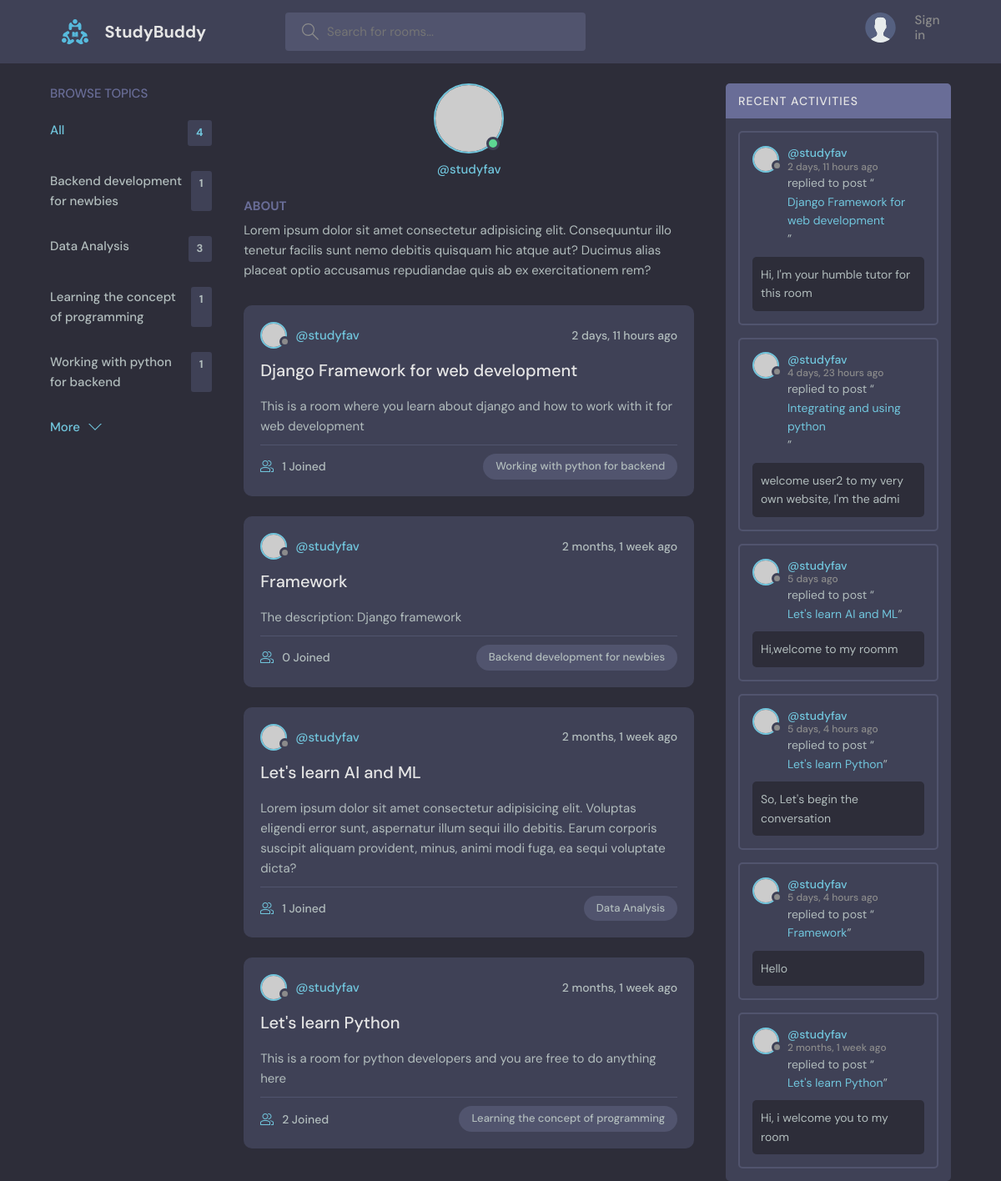
Before: /profile/1 with the older database file.
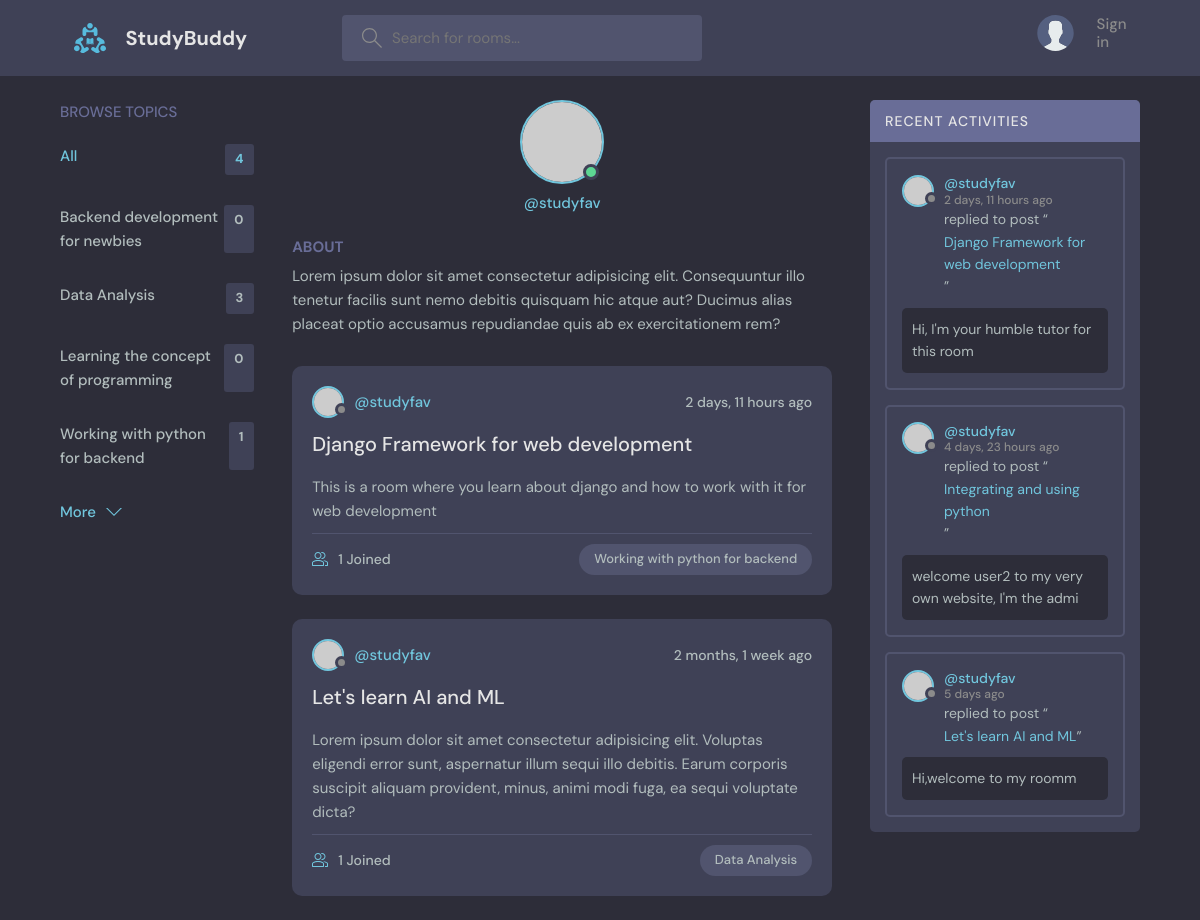
After: the same page with the newer database file.
### base/models.py (models this page shows, shortened)
class Topic(models.Model):
  name = models.CharField(max_length=200)

class Room(models.Model):
  host = models.ForeignKey(User, on_delete=models.SET_NULL, null=True)
  topic = models.ForeignKey(Topic, on_delete=models.SET_NULL, null=True)
  name = models.CharField(max_length=200)
  description = models.TextField(null=True, blank=True)
  participants = models.ManyToManyField(User, related_name="participants", blank=True)
  updated = models.DateTimeField(auto_now=True)
  created = models.DateTimeField(auto_now_add=True)
  class Meta:
    ordering = ['-updated', '-created']
  def __str__(self):
    return self.name

class Message(models.Model):
  user = models.ForeignKey(User, on_delete=models.CASCADE)
  room = models.ForeignKey(Room, on_delete=models.CASCADE)
  body = models.TextField()
  updated = models.DateTimeField(auto_now=True)
  created = models.DateTimeField(auto_now_add=True)
  class Meta:
    ordering = ['-updated', '-created']
  def __str__(self):
    return self.body[0:50]

### base/views.py (the view)
# urls.py: path('profile/<str:pk>', views.userProfile, name='user-profile'),
def userProfile(request, pk):
  user =User.objects.get(id=pk)
  rooms = user.room_set.all()
  room_messages = user.message_set.all()
  topics = Topic.objects.all()
  context = {'user': user, 'rooms': rooms, 'room_messages': room_messages, 'topics': topics}
  return render(request, 'base/profile.html', context)

### base/templates/base/profile.html (shortened to what this page needs)
{% extends 'main.html' %} {% block content %}
<main class="profile-page layout layout--3">
  <div class="container">
    <div>{% include 'base/topics_component.html' %}</div>
    <div class="roomList">
      <div class="profile">
        <div class="profile__avatar">
          <div class="avatar avatar--large active">
            <img src="https://randomuser.me/api/portraits/men/11.jpg" />
          </div>
        </div>
        <div class="profile__info">
          <p>@{{user.username}}</p>
        </div>
        <div class="profile__about">
          <h3>About</h3>
          <p>
            Lorem ipsum dolor sit amet consectetur adipisicing elit.
            Consequuntur illo tenetur facilis sunt nemo debitis quisquam hic
            atque aut? Ducimus alias placeat optio accusamus repudiandae quis ab
            ex exercitationem rem?
          </p>
        </div>
      </div>
      <div>{% include 'base/feed_component.html' %}</div>
    </div>
    <div>{% include 'base/activity_component.html' %}</div>
  </div>
</main>
{% endblock content %}

### templates/main.html (shortened to what this page needs)
<!DOCTYPE html>
{% load static %}
<html lang="en">
  <head>
    <link rel="stylesheet" href="{% static 'styles/style.css' %}" />
  </head>
  <body>
    {% include 'navbar.html' %}
    {% block content %}
    {% endblock content %}
  </body>
</html>

### templates/navbar.html (shortened to what this page needs)
{% load static %}
<header class="header header--loggedIn">
  <div class="container">
    <a href="{% url 'home' %}" class="header__logo">
      <img src="{% static 'images/logo.svg' %}" />
      <h1>StudyBuddy</h1>
    </a>
    <form class="header__search" action="{% url 'home' %}" method="GET">
      <label>
        <input type="text" name="q" placeholder="Search for rooms..." />
      </label>
    </form>
    <nav class="header__menu">
      {% if request.user.is_authenticated %}
      <div class="header__user">
        <a href="{% url 'user-profile' user.id %}">
          <div class="avatar avatar--medium active">
            <img src="https://randomuser.me/api/portraits/men/37.jpg" />
          </div>
          <p>{{ user.first_name }} {{ user.last_name }}<span>@{{request.user.username}}</span></p>
        </a>
        <button class="dropdown-button">
          <svg
            version="1.1"
            xmlns="http://www.w3.org/2000/svg"
            width="32"
            height="32"
            viewBox="0 0 32 32"
          >
            <title>chevron-down</title>
            <path d="M16 21l-13-13h-3l16 16 16-16h-3l-13 13z"></path>
          </svg>
        </button>
      </div>
      {% else %}
      <a href="{% url 'signin' %}">
        <img src="{% static 'images/avatar.svg' %}" />
        <p>Sign in</p>
      </a>
      {% endif %}
    </nav>
  </div>
</header>

### base/templates/base/topics_component.html
    <div class="topics">
      <div class="topics__header">
        <h2>Browse Topics</h2>
      </div>
      <ul class="topics__list">
        <li>
          <a href="{% url 'home' %}" class="active">All <span>{{topics.count}}</span></a>
        </li>
        {% for topic in topics %}
        <li>
          <a href="{% url 'home' %}?q={{topic.name}}">{{topic.name}} <span>{{topic.room_set.all.count}}</span></a>
        </li>
        {% endfor %}
      </ul>
      <a class="btn btn--link" href="topics.html">
        More
        <svg
          version="1.1"
          xmlns="http://www.w3.org/2000/svg"
          width="32"
          height="32"
          viewBox="0 0 32 32"
        >
          <title>chevron-down</title>
          <path d="M16 21l-13-13h-3l16 16 16-16h-3l-13 13z"></path>
        </svg>
      </a>
    </div>

### base/templates/base/feed_component.html (shortened to what this page needs)
{% for room in rooms %}
<div class="roomListRoom">
  <div class="roomListRoom__header">
    <a
      href="{% url 'user-profile' room.host.id %}"
      class="roomListRoom__author"
    >
      <div class="avatar avatar--small">
        <img src="https://randomuser.me/api/portraits/women/11.jpg" />
      </div>
      <span>@{{room.host.username}}</span>
    </a>
    <div class="roomListRoom__actions">
      <span>{{room.created |timesince}} ago</span>
    </div>
  </div>
  <div class="roomListRoom__content">
    <a href="{% url 'room' room.id %}">{{room.name}}</a>
    <p>{{room.description}}</p>
  </div>
  <div class="roomListRoom__meta">
    <a href="{% url 'room' room.id %}" class="roomListRoom__joined">
      {{room.participants.all.count}} Joined
    </a>
    <p class="roomListRoom__topic">{{room.topic.name}}</p>
  </div>
</div>
{% endfor %}

### base/templates/base/activity_component.html (shortened to what this page needs)
<div class="activities">
  <div class="activities__header">
    <h2>Recent Activities</h2>
  </div>
  {% for message in room_messages %}
  <div class="activities__box">
    <div class="activities__boxHeader roomListRoom__header">
      <a
        href="{% url 'user-profile' message.user.id %}"
        class="roomListRoom__author"
      >
        <div class="avatar avatar--small">
          <img src="https://randomuser.me/api/portraits/women/11.jpg" />
        </div>
        <p>
          @{{message.user}}
          <span>{{message.created |timesince}} ago</span>
        </p>
      </a>
    </div>
    <div class="activities__boxContent">
      <p>
        replied to post “<a href="{% url 'room' message.room.id %}"
          >{{message.room}}</a
        >”
      </p>
      <div class="activities__boxRoomContent">{{message}}</div>
    </div>
  </div>
  {% endfor %}
</div>

Changed rows visible on the page:
removed Room: host.username "studyfav", created "2 months, 1 week", name "Framework", description "The description: Django framework", participants.all.count "0", topic.name "Backend development for newbies"
removed Room: host.username "studyfav", created "2 months, 1 week", name "Let's learn Python", description "This is a room for python developers and you are free to do anything here", participants.all.count "2", topic.name "Learning the concept of programming"
removed Message: user "studyfav", created "5 days, 4 hours", room "Let's learn Python", body "So, Let's begin the conversation"
removed Message: user "studyfav", created "5 days, 4 hours", room "Framework", body "Hello"
removed Message: user "studyfav", created "2 months, 1 week", room "Let's learn Python", body "Hi, i welcome you to my room"
computed for Topic "Backend development for newbies": room_set.all.count "1" → "0"
computed for Topic "Learning the concept of programming": room_set.all.count "1" → "0"
